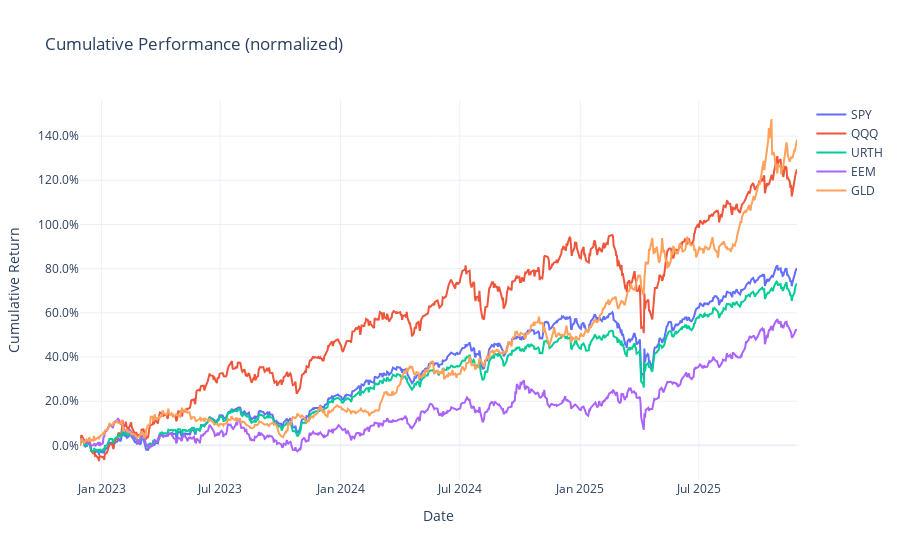

Here is the notebook cell this chart was saved with:
### Markdown cell above
## 7. Plot cumulative performance (interactive Plotly)
Plot normalized cumulative returns from the `cum_df` DataFrame.

### Code cell
if not cum_df.empty:
    fig = go.Figure()
    for col in cum_df.columns:
        fig.add_trace(go.Scatter(x=cum_df.index, y=cum_df[col], mode='lines', name=col))
        fig.update_yaxes(tickformat=".1%", rangemode="tozero")
    fig.update_layout(title="Cumulative Performance (normalized)", xaxis_title="Date", yaxis_title="Cumulative Return", template='plotly_white')
    fig.show()
else:
    print("No cumulative data to plot")

### Figure 1 — Plotly figure (JSON) as saved in the notebook; plotly's stock layout.template omitted (floating-point values rounded to 4 significant figures; data arrays with more than 128 entries replaced by an {"elided": "..."} marker saying what was removed)
{"data": [{"mode": "lines", "name": "SPY", "type": "scatter", "x": {"elided": "753 str values"}, "y": {"elided": "753 float values"}}, {"mode": "lines", "name": "QQQ", "type": "scatter", "x": {"elided": "753 str values"}, "y": {"elided": "753 float values"}}, {"mode": "lines", "name": "URTH", "type": "scatter", "x": {"elided": "753 str values"}, "y": {"elided": "753 float values"}}, {"mode": "lines", "name": "EEM", "type": "scatter", "x": {"elided": "753 str values"}, "y": {"elided": "753 float values"}}, {"mode": "lines", "name": "GLD", "type": "scatter", "x": {"elided": "753 str values"}, "y": {"elided": "753 float values"}}], "layout": {"title": {"text": "Cumulative Performance (normalized)"}, "xaxis": {"title": {"text": "Date"}}, "yaxis": {"rangemode": "tozero", "tickformat": ".1%", "title": {"text": "Cumulative Return"}}}}
